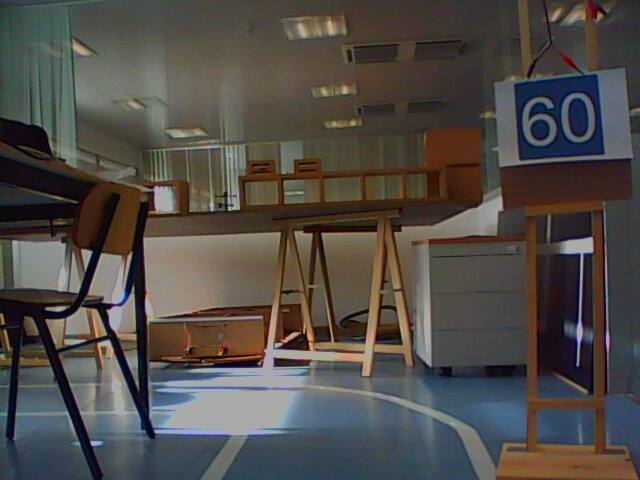
//> input picture RGB_Center_Of_Mass/Test_Signals/1.jpg, 640 x 480 px, given in place of the camera
$ ./main   (built with g++ and OpenCV 4)
//> lines starting //> are read from the running program, lines starting //| are printed output that depends on the picture
#include <opencv2/core/core.hpp>
#include <opencv2/highgui/highgui.hpp>
#include <opencv2/imgproc/imgproc.hpp>
#include <highgui.h>
#include <cv.h>
#include <stdio.h>
#include <iostream>
#include <ctime>
#include <cmath>
#include <cstdlib>
#include <sstream>
#include <unistd.h>
#include <signal.h>

#include "Utils.h"
#include "SerialPort.h"

#define FOLLOW_LINE_DISTANCE 250
#define N_DIV 10

using namespace cv;
using namespace std;

Timer timer;
vector<float> linReg;
vector<Point> continuousEdge;
vector<Point>  discontinuousEdge;
SerialPort serialPort;


void SIGINT_handler(int signo){
	std::stringstream message;

	message << "mf00"; //sets speed to 0
	serialPort.sendArray(message.str(), message.tellp());

	message << "sr00"; //stops turning
	serialPort.sendArray(message.str(), message.tellp());

	cout << "Exiting by user instructions!" << endl;
	exit(-1);
}
int abs(int value){
	if(value >=0)
		return value;
	else
		return -value;
}

void detect_lines(Mat frame_bin, Mat frame_rgb, string frame_name){
	int intensity=0, col, line, distance;
	Mat img;
	std::stringstream message;
	char dir;

	img = Scalar::all(0);
	frame_rgb.copyTo(img, frame_bin);

	line = lowerLimit;
	for( col=height/2 ; col<height ; col++ ){
		intensity = frame_bin.at<uchar>(Point(col,line));
		if(intensity!=0){
			distance=col-(height/2);
			int teta;

			if(distance > FOLLOW_LINE_DISTANCE){
				dir='r';
				teta=distance/20;
			}else{
				dir='l';
				teta=distance/25;
			}
			cout  << "distance: "<< distance << " || teta: " << teta << endl;
			message << "s" << dir << teta;
			serialPort.sendArray(message.str(), message.tellp());
			break;
		}
	}


//with angles
#if 0
	continuousEdge.clear();
	discontinuousEdge.clear();

	for( line=lowerLimit ; line>upperLimit ; line-=(lowerLimit-upperLimit)/(N_DIV+2)){
		for( col=height/2 ; col<height ; col++ ){
			intensity = frame_bin.at<uchar>(Point(col,line));
			if(intensity!=0){
				drawObject(col, line, img);
				continuousEdge.push_back(Point(col,line));
				break;
			}
		}
		for( col=height/2 ; col>0 ; col-- ){
			intensity = frame_bin.at<uchar>(Point(col,line));
			if(intensity!=0){
				drawObject(col, line, img);
				discontinuousEdge.push_back(Point(col,line));
				break;
			}
		}
	}

	if(continuousEdge.size()<2)
		return;

	fitLine(continuousEdge, linReg, CV_DIST_L2, 0, 0.01, 0.01);


	cout  << "0: "<< linReg.at(0) << " || 1: " << linReg.at(1) << " || 2: " << linReg.at(2) << " || 3: " << linReg.at(3) << endl;
	float teta =abs(atan2(linReg.at(1),linReg.at(0)) * 180.0 / PI);
	float teta1;
	if(teta > straightAngle){
		dir = 'r';
		teta1=(teta-straightAngle);
	}
	else{
		dir = 'l';
		teta1=1.5*(straightAngle-teta);
	}
	message << "s" << dir << (int)teta1;
	serialPort.sendArray(message.str(), message.tellp());

	cout  << "angulo: "<< teta << " || message: " << message.str() << endl;
	//imshow(frame_name,img);
#endif

}

int main()
{
	VideoCapture webcam(3);
	Mat frame;
	std::stringstream message;
	  vector<vector<Point> > contours;
	  vector<Vec4i> hierarchy;

	webcam.set(CV_CAP_PROP_FRAME_WIDTH, height);
//> (this line was passed over: height is not available in this run)
	webcam.set(CV_CAP_PROP_FRAME_HEIGHT, width);
//> (this line was passed over: width is not available in this run)

	serialPort.connect("//dev//ttymxc3");
//> (this line was passed over: serialPort is not available in this run)

	message << "mf100";
	serialPort.sendArray(message.str(), message.tellp());
//> (this line was passed over: serialPort is not available in this run)

	signal (SIGINT, SIGINT_handler);

	while(true)
	{
		timer.reset();
//> (this line was passed over: timer is not available in this run)
		webcam.read(frame);
//> frame is the input picture: 480 rows x 640 cols, CV_8UC3; mean B, G, R 71.6, 76, 80.2

	    if(! frame.data ) // Check for invalid input
	    {
	        cout <<  "Could not open or find the image" << std::endl ;
	        continue;
	    }
		cv::blur( frame, frame, Size(4,4) );
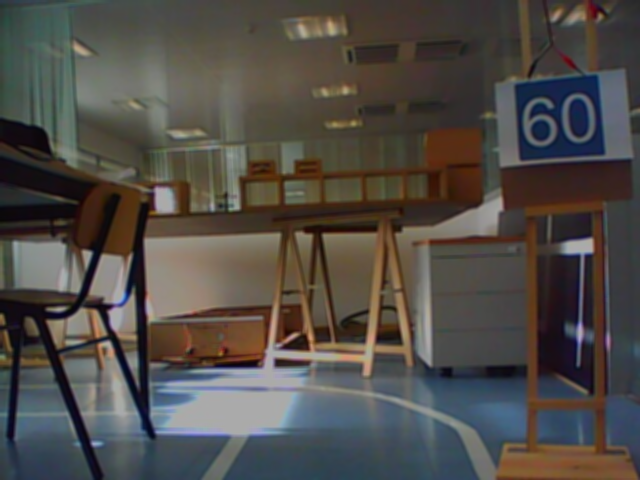
//> frame: 480 rows x 640 cols, CV_8UC3; mean B, G, R 71.7, 76.1, 80.3
		//imshow("Blured",frame);

		Mat frame_can = Mat::zeros( frame.size(), CV_8UC3 );
		cv::Canny( frame, frame_can, 50, 200, 3 );
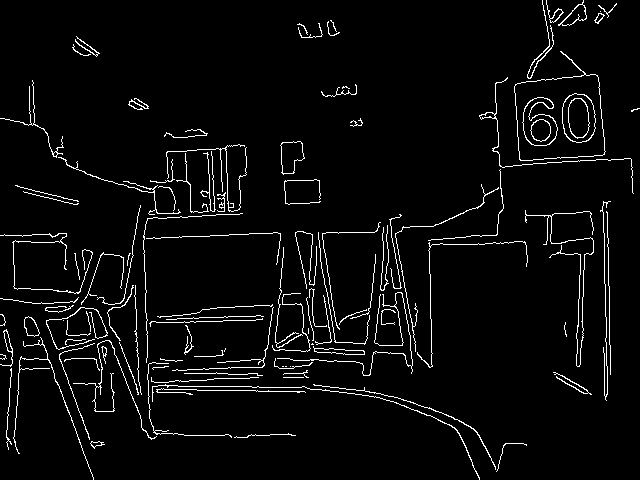
//> frame_can: 480 rows x 640 cols, CV_8UC1; 4.1% white in thin lines or dots
		detect_lines(frame_can, frame, "Canny");
//> in detect_lines, `frame_rgb.copyTo(img, frame_bin);`:
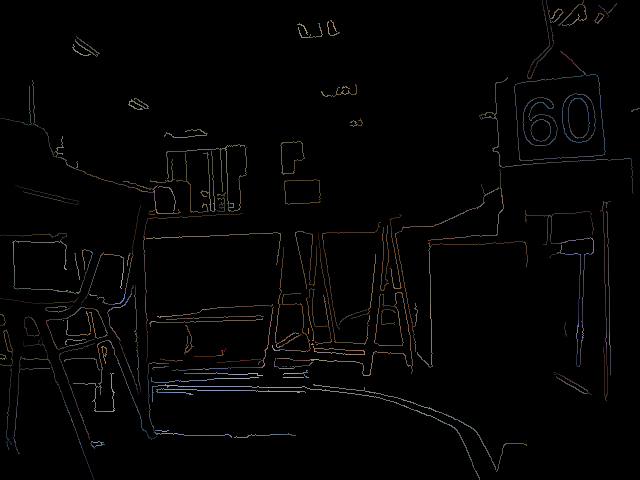
//> img: 480 rows x 640 cols, CV_8UC3; mean B, G, R 3.2, 3.4, 3.6
//> (the run ends here: the program needs code that is not available in this run, at `line = lowerLimit;`)

$ run again, on RGB_Center_Of_Mass/Test_Signals/10.jpg
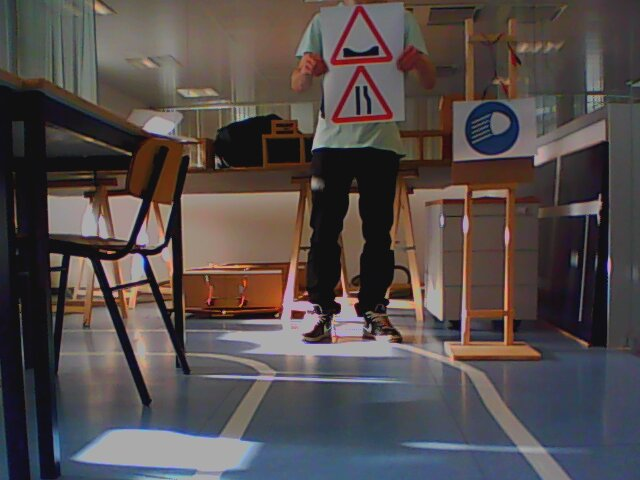
//> input picture RGB_Center_Of_Mass/Test_Signals/10.jpg, 640 x 480 px, given in place of the camera
//> frame is the input picture: 480 rows x 640 cols, CV_8UC3; mean B, G, R 75.2, 75.7, 83.8
//> `cv::Canny( frame, frame_can, 50, 200, 3 );`:
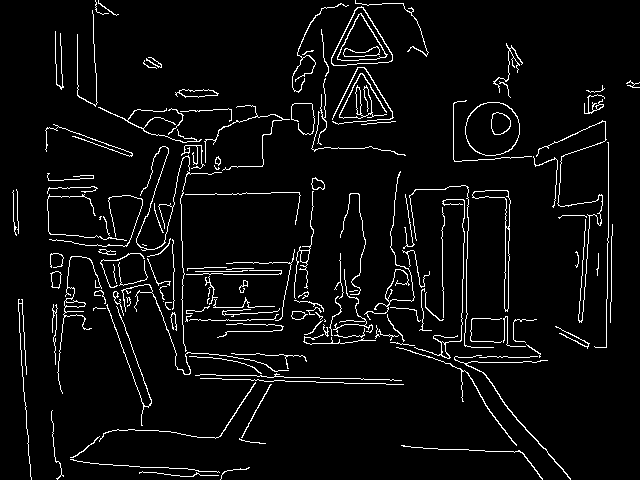
//> frame_can: 480 rows x 640 cols, CV_8UC1; 4.9% white in thin lines or dots
//> in detect_lines, `frame_rgb.copyTo(img, frame_bin);`:
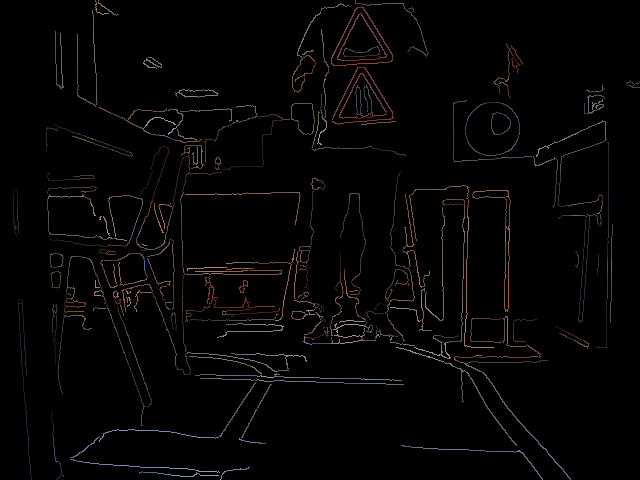
//> img: 480 rows x 640 cols, CV_8UC3; mean B, G, R 3.8, 4, 4.8

$ run again, on RGB_Center_Of_Mass/Test_Signals/11.jpg
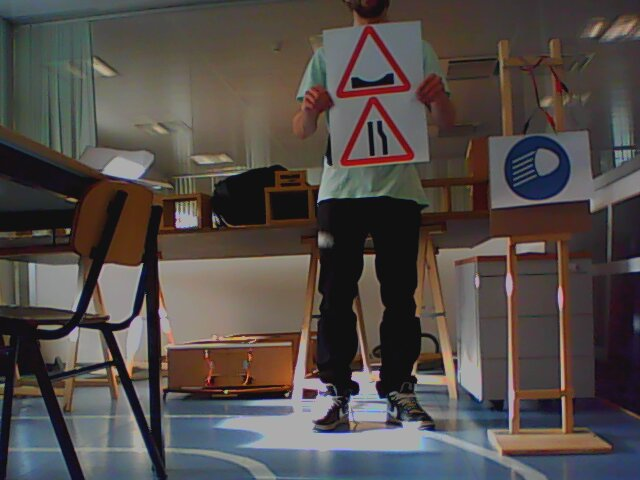
//> input picture RGB_Center_Of_Mass/Test_Signals/11.jpg, 640 x 480 px, given in place of the camera
//> frame is the input picture: 480 rows x 640 cols, CV_8UC3; mean B, G, R 72.3, 75.2, 82.1
//> `cv::Canny( frame, frame_can, 50, 200, 3 );`:
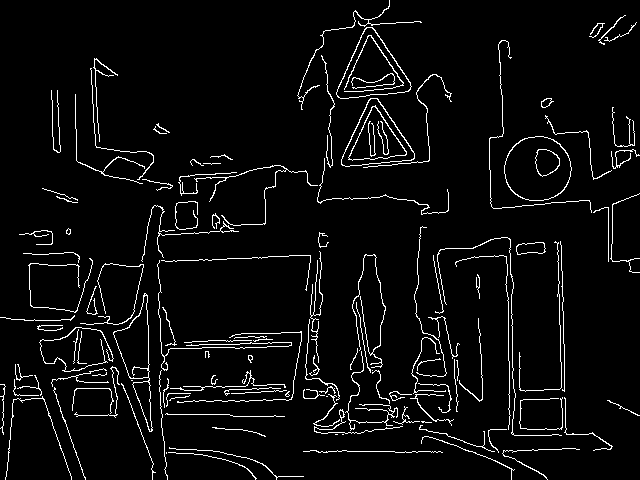
//> frame_can: 480 rows x 640 cols, CV_8UC1; 4.7% white in thin lines or dots
//> in detect_lines, `frame_rgb.copyTo(img, frame_bin);`:
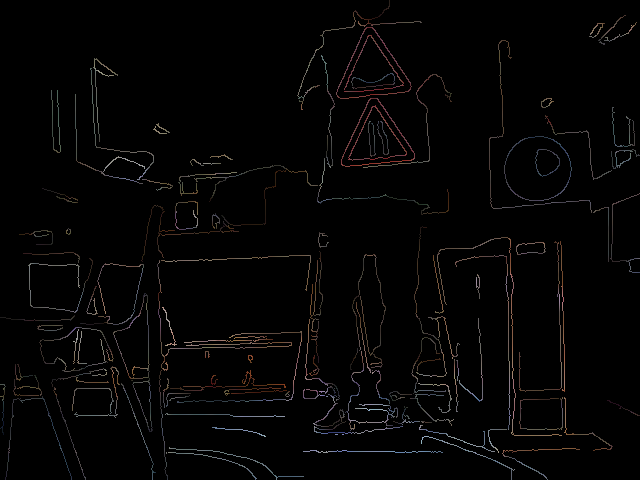
//> img: 480 rows x 640 cols, CV_8UC3; mean B, G, R 3.7, 3.9, 4.4

$ run again, on RGB_Center_Of_Mass/Test_Signals/2.jpg
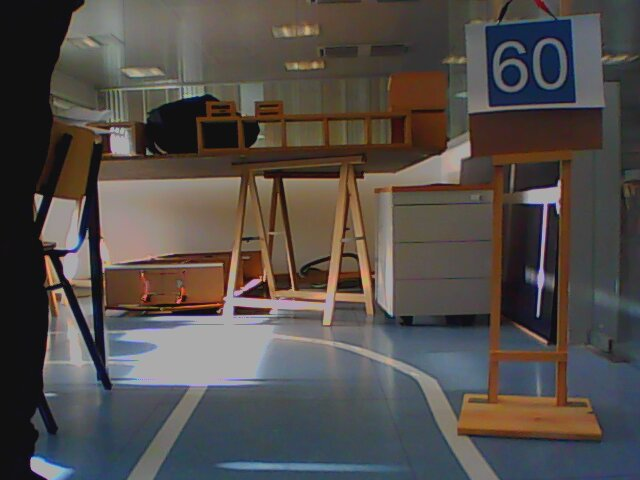
//> input picture RGB_Center_Of_Mass/Test_Signals/2.jpg, 640 x 480 px, given in place of the camera
//> frame is the input picture: 480 rows x 640 cols, CV_8UC3; mean B, G, R 74.3, 77.4, 82.9
//> `cv::Canny( frame, frame_can, 50, 200, 3 );`:
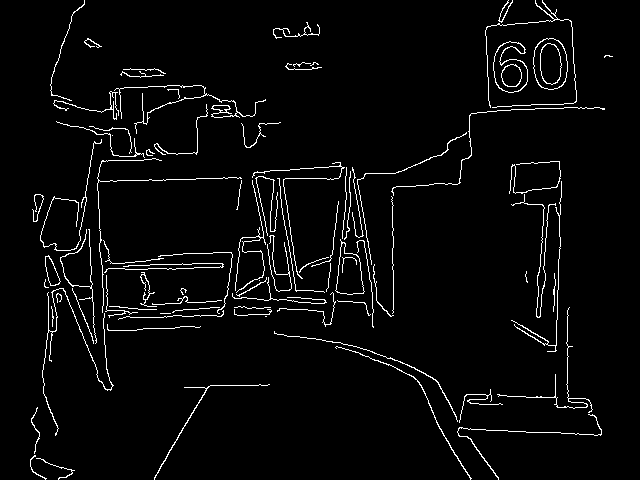
//> frame_can: 480 rows x 640 cols, CV_8UC1; 3.5% white in thin lines or dots
//> in detect_lines, `frame_rgb.copyTo(img, frame_bin);`:
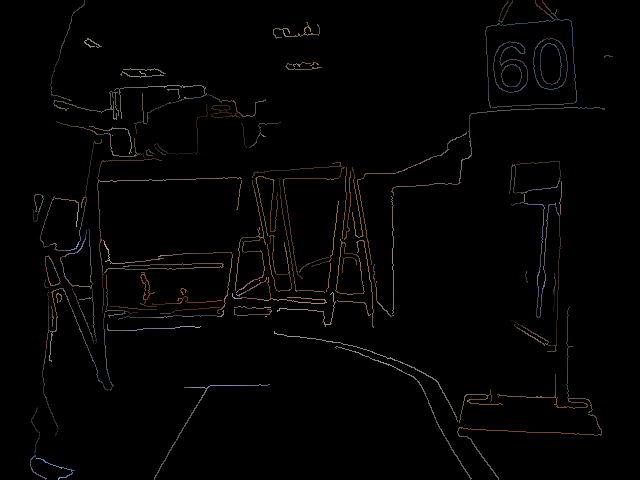
//> img: 480 rows x 640 cols, CV_8UC3; mean B, G, R 2.7, 2.9, 3.4
